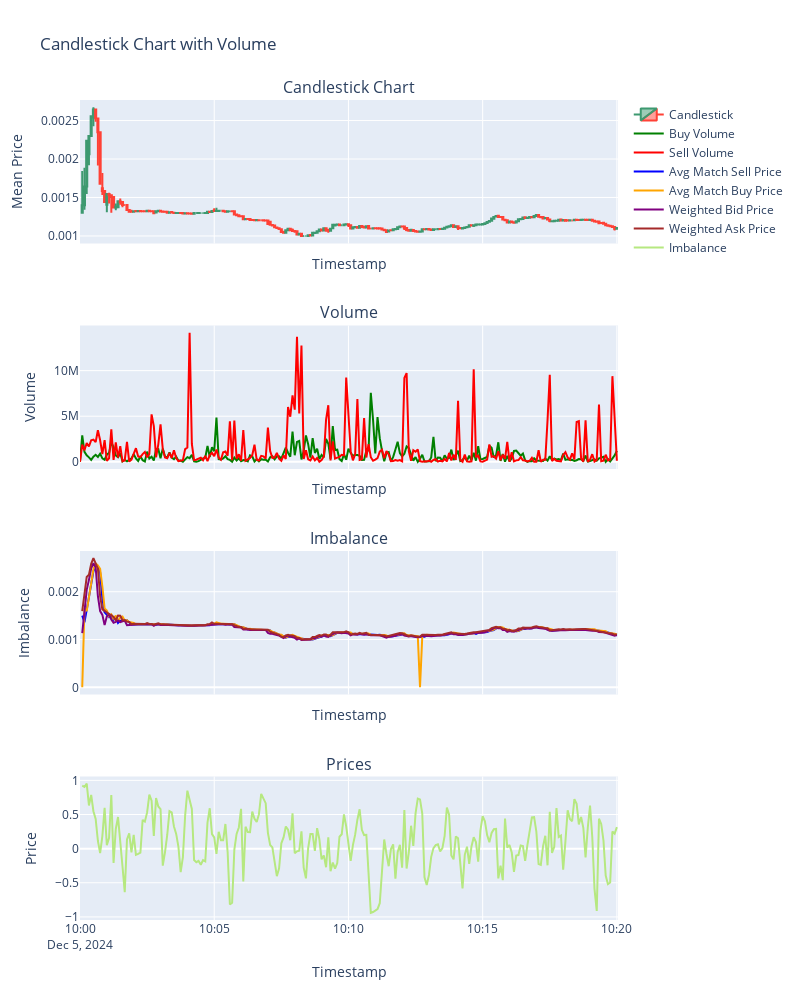

The notebook cell this image was saved under:
### Code cell
import plotly.graph_objects as go
from plotly.subplots import make_subplots

# Create subplots with shared x-axis
fig = make_subplots(rows=4, cols=1, shared_xaxes=True, 
                    vertical_spacing=0.1, 
                    subplot_titles=('Candlestick Chart', 'Volume', 'Imbalance', 'Prices'))

# Add candlestick chart to the first subplot
fig.add_trace(go.Candlestick(
    x=candlestick_df.index,
    open=candlestick_df['mean_open'],
    high=candlestick_df['mean_high'],
    low=candlestick_df['mean_low'],
    close=candlestick_df['mean_close'],
    name='Candlestick'
), row=1, col=1)

# Add buy_volume line to the second subplot
fig.add_trace(go.Scatter(
    x=df_match_agg['timestamp'],
    y=df_match_agg['buy_volume'],
    mode='lines',
    name='Buy Volume',
    line=dict(color='green')
), row=2, col=1)

# Add sell_volume line to the second subplot
fig.add_trace(go.Scatter(
    x=df_match_agg['timestamp'],
    y=df_match_agg['sell_volume'],
    mode='lines',
    name='Sell Volume',
    line=dict(color='red')
), row=2, col=1)

# Add average match sell price, average match buy price, weighted bid price, and weighted ask price to the fourth subplot
fig.add_trace(go.Scatter(
    x=df_deep5_interval['timestamp'],
    y=df_match_agg['avg_match_sell_price'],
    mode='lines',
    name='Avg Match Sell Price',
    line=dict(color='blue')
), row=3, col=1)

fig.add_trace(go.Scatter(
    x=df_deep5_interval['timestamp'],
    y=df_match_agg['avg_match_buy_price'],
    mode='lines',
    name='Avg Match Buy Price',
    line=dict(color='orange')
), row=3, col=1)

fig.add_trace(go.Scatter(
    x=df_deep5_interval['timestamp'],
    y=df_deep5_interval['weighted_avg_bid_price'],
    mode='lines',
    name='Weighted Bid Price',
    line=dict(color='purple')
), row=3, col=1)

fig.add_trace(go.Scatter(
    x=df_deep5_interval['timestamp'],
    y=df_deep5_interval['weighted_avg_ask_price'],
    mode='lines',
    name='Weighted Ask Price',
    line=dict(color='brown')
), row=3, col=1)

# Add imbalance line to the third subplot
fig.add_trace(go.Scatter(
    x=df_deep5_interval['timestamp'],
    y=df_deep5_interval['imbalance'],
    mode='lines',
    name='Imbalance'
), row=4, col=1)


# Update layout for better visualization
fig.update_layout(
    title='Candlestick Chart with Volume',
    xaxis_title='Timestamp',
    yaxis_title='Mean Price',
    xaxis2_title='Timestamp',
    yaxis2_title='Volume',
    xaxis3_title='Timestamp',
    yaxis3_title='Imbalance',
    xaxis4_title='Timestamp',
    yaxis4_title='Price',
    xaxis_rangeslider_visible=False,
    hovermode='x unified',  # Enable cursor lines indicating x and y axis
    width=800,  # Set the width of the chart
    height=1000   # Set the height of the chart
)

# Display the chart
fig.show()

### Figure 1 — Plotly figure (JSON) as saved in the notebook; plotly's stock layout.template omitted (floating-point values rounded to 4 significant figures; data arrays with more than 128 entries replaced by an {"elided": "..."} marker saying what was removed)
{"data": [{"close": {"elided": "240 float values"}, "high": {"elided": "240 float values"}, "low": {"elided": "240 float values"}, "name": "Candlestick", "open": {"elided": "240 float values"}, "type": "candlestick", "x": {"elided": "240 str values"}, "xaxis": "x", "yaxis": "y"}, {"line": {"color": "green"}, "mode": "lines", "name": "Buy Volume", "type": "scatter", "x": {"elided": "241 str values"}, "xaxis": "x2", "y": {"elided": "241 int values"}, "yaxis": "y2"}, {"line": {"color": "red"}, "mode": "lines", "name": "Sell Volume", "type": "scatter", "x": {"elided": "241 str values"}, "xaxis": "x2", "y": {"elided": "241 int values"}, "yaxis": "y2"}, {"line": {"color": "blue"}, "mode": "lines", "name": "Avg Match Sell Price", "type": "scatter", "x": {"elided": "240 str values"}, "xaxis": "x3", "y": {"elided": "241 float values"}, "yaxis": "y3"}, {"line": {"color": "orange"}, "mode": "lines", "name": "Avg Match Buy Price", "type": "scatter", "x": {"elided": "240 str values"}, "xaxis": "x3", "y": {"elided": "241 float values"}, "yaxis": "y3"}, {"line": {"color": "purple"}, "mode": "lines", "name": "Weighted Bid Price", "type": "scatter", "x": {"elided": "240 str values"}, "xaxis": "x3", "y": {"elided": "240 float values"}, "yaxis": "y3"}, {"line": {"color": "brown"}, "mode": "lines", "name": "Weighted Ask Price", "type": "scatter", "x": {"elided": "240 str values"}, "xaxis": "x3", "y": {"elided": "240 float values"}, "yaxis": "y3"}, {"mode": "lines", "name": "Imbalance", "type": "scatter", "x": {"elided": "240 str values"}, "xaxis": "x4", "y": {"elided": "240 float values"}, "yaxis": "y4"}], "layout": {"annotations": [{"font": {"size": 16}, "showarrow": false, "text": "Candlestick Chart", "x": 0.5, "xanchor": "center", "xref": "paper", "y": 1, "yanchor": "bottom", "yref": "paper"}, {"font": {"size": 16}, "showarrow": false, "text": "Volume", "x": 0.5, "xanchor": "center", "xref": "paper", "y": 0.725, "yanchor": "bottom", "yref": "paper"}, {"font": {"size": 16}, "showarrow": false, "text": "Imbalance", "x": 0.5, "xanchor": "center", "xref": "paper", "y": 0.45, "yanchor": "bottom", "yref": "paper"}, {"font": {"size": 16}, "showarrow": false, "text": "Prices", "x": 0.5, "xanchor": "center", "xref": "paper", "y": 0.175, "yanchor": "bottom", "yref": "paper"}], "height": 1000, "hovermode": "x unified", "title": {"text": "Candlestick Chart with Volume"}, "width": 800, "xaxis": {"anchor": "y", "domain": [0, 1], "matches": "x4", "rangeslider": {"visible": false}, "showticklabels": false, "title": {"text": "Timestamp"}}, "xaxis2": {"anchor": "y2", "domain": [0, 1], "matches": "x4", "showticklabels": false, "title": {"text": "Timestamp"}}, "xaxis3": {"anchor": "y3", "domain": [0, 1], "matches": "x4", "showticklabels": false, "title": {"text": "Timestamp"}}, "xaxis4": {"anchor": "y4", "domain": [0, 1], "title": {"text": "Timestamp"}}, "yaxis": {"anchor": "x", "domain": [0.825, 1], "title": {"text": "Mean Price"}}, "yaxis2": {"anchor": "x2", "domain": [0.55, 0.725], "title": {"text": "Volume"}}, "yaxis3": {"anchor": "x3", "domain": [0.275, 0.45], "title": {"text": "Imbalance"}}, "yaxis4": {"anchor": "x4", "domain": [0, 0.175], "title": {"text": "Price"}}}}
